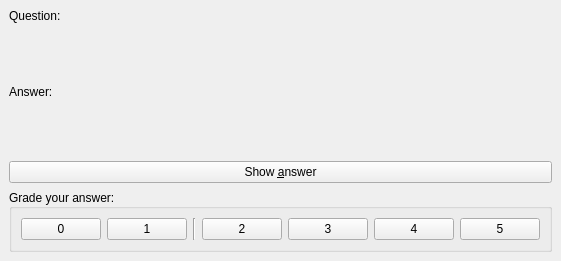
<?xml version="1.0" encoding="UTF-8"?>
<ui version="4.0">
 <class>ReviewWdgt</class>
 <widget class="QWidget" name="ReviewWdgt">
  <property name="geometry">
   <rect>
    <x>0</x>
    <y>0</y>
    <width>529</width>
    <height>259</height>
   </rect>
  </property>
  <property name="windowTitle">
   <string/>
  </property>
  <layout class="QVBoxLayout" name="verticalLayout_5">
   <property name="leftMargin">
    <number>0</number>
   </property>
   <property name="topMargin">
    <number>0</number>
   </property>
   <property name="rightMargin">
    <number>0</number>
   </property>
   <property name="bottomMargin">
    <number>0</number>
   </property>
   <item>
    <layout class="QVBoxLayout" name="vertical_layout">
     <property name="leftMargin">
      <number>9</number>
     </property>
     <property name="topMargin">
      <number>9</number>
     </property>
     <property name="rightMargin">
      <number>9</number>
     </property>
     <property name="bottomMargin">
      <number>9</number>
     </property>
     <item>
      <layout class="QVBoxLayout" name="question_box">
       <item>
        <widget class="QLabel" name="question_label">
         <property name="text">
          <string>Question:</string>
         </property>
        </widget>
       </item>
       <item>
        <widget class="QWebEngineView2" name="question" native="true">
         <property name="sizePolicy">
          <sizepolicy hsizetype="Expanding" vsizetype="Expanding">
           <horstretch>0</horstretch>
           <verstretch>0</verstretch>
          </sizepolicy>
         </property>
         <property name="minimumSize">
          <size>
           <width>295</width>
           <height>50</height>
          </size>
         </property>
         <property name="focusPolicy">
          <enum>Qt::StrongFocus</enum>
         </property>
         <property name="contextMenuPolicy">
          <enum>Qt::ActionsContextMenu</enum>
         </property>
         <property name="acceptDrops">
          <bool>false</bool>
         </property>
         <property name="url" stdset="0">
          <url>
           <string>about:blank</string>
          </url>
         </property>
        </widget>
       </item>
      </layout>
     </item>
     <item>
      <layout class="QVBoxLayout" name="answer_box">
       <item>
        <widget class="QLabel" name="answer_label">
         <property name="text">
          <string>Answer:</string>
         </property>
        </widget>
       </item>
       <item>
        <widget class="QWebEngineView2" name="answer" native="true">
         <property name="sizePolicy">
          <sizepolicy hsizetype="Expanding" vsizetype="Expanding">
           <horstretch>0</horstretch>
           <verstretch>0</verstretch>
          </sizepolicy>
         </property>
         <property name="minimumSize">
          <size>
           <width>295</width>
           <height>50</height>
          </size>
         </property>
         <property name="focusPolicy">
          <enum>Qt::StrongFocus</enum>
         </property>
         <property name="contextMenuPolicy">
          <enum>Qt::ActionsContextMenu</enum>
         </property>
         <property name="acceptDrops">
          <bool>false</bool>
         </property>
         <property name="url" stdset="0">
          <url>
           <string>about:blank</string>
          </url>
         </property>
        </widget>
       </item>
      </layout>
     </item>
     <item>
      <widget class="QPushButton" name="show_button">
       <property name="text">
        <string>Show &amp;answer</string>
       </property>
      </widget>
     </item>
     <item>
      <widget class="QGroupBox" name="grades">
       <property name="title">
        <string>Grade your answer:</string>
       </property>
       <property name="alignment">
        <set>Qt::AlignLeading|Qt::AlignLeft|Qt::AlignVCenter</set>
       </property>
       <layout class="QVBoxLayout" name="_2">
        <item>
         <layout class="QHBoxLayout" name="horizontalLayout">
          <item>
           <widget class="QPushButton2" name="grade_0_button" native="true">
            <property name="text" stdset="0">
             <string>0</string>
            </property>
           </widget>
          </item>
          <item>
           <widget class="QPushButton2" name="grade_1_button" native="true">
            <property name="text" stdset="0">
             <string>1</string>
            </property>
           </widget>
          </item>
          <item>
           <widget class="Line" name="line">
            <property name="orientation">
             <enum>Qt::Vertical</enum>
            </property>
           </widget>
          </item>
          <item>
           <widget class="QPushButton2" name="grade_2_button" native="true">
            <property name="text" stdset="0">
             <string>2</string>
            </property>
           </widget>
          </item>
          <item>
           <widget class="QPushButton2" name="grade_3_button" native="true">
            <property name="text" stdset="0">
             <string>3</string>
            </property>
           </widget>
          </item>
          <item>
           <widget class="QPushButton2" name="grade_4_button" native="true">
            <property name="text" stdset="0">
             <string>4</string>
            </property>
           </widget>
          </item>
          <item>
           <widget class="QPushButton2" name="grade_5_button" native="true">
            <property name="text" stdset="0">
             <string>5</string>
            </property>
           </widget>
          </item>
         </layout>
        </item>
       </layout>
      </widget>
     </item>
    </layout>
   </item>
  </layout>
 </widget>
 <customwidgets>
  <customwidget>
   <class>QWebEngineView2</class>
   <extends>QWidget</extends>
   <header>mnemosyne/pyqt_ui/qwebengineview2</header>
  </customwidget>
  <customwidget>
   <class>QPushButton2</class>
   <extends>QPushButton</extends>
   <header>mnemosyne/pyqt_ui/qpushbutton2</header>
  </customwidget>
 </customwidgets>
 <resources/>
 <connections>
  <connection>
   <sender>show_button</sender>
   <signal>clicked()</signal>
   <receiver>ReviewWdgt</receiver>
   <slot>show_answer()</slot>
   <hints>
    <hint type="sourcelabel">
     <x>164</x>
     <y>283</y>
    </hint>
    <hint type="destinationlabel">
     <x>164</x>
     <y>194</y>
    </hint>
   </hints>
  </connection>
 </connections>
</ui>
